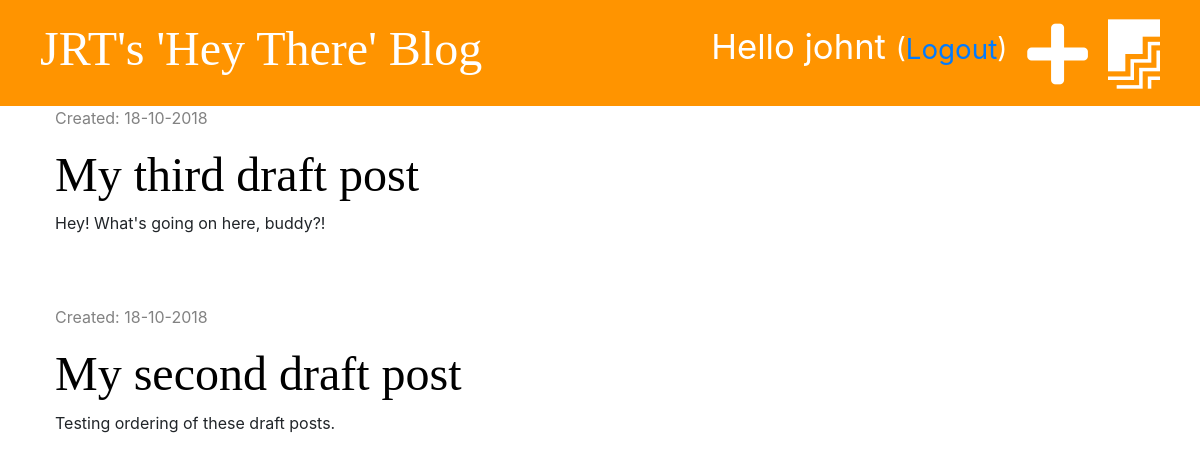
Before: /drafts/ (signed in) with the older database file.
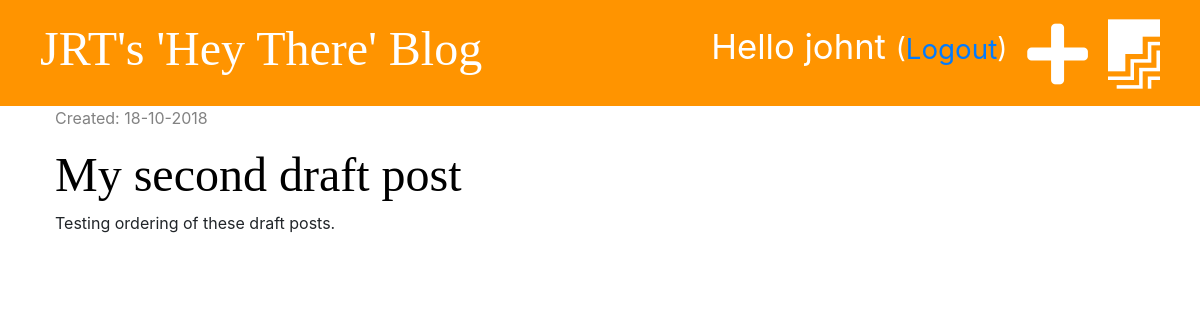
After: the same page with the newer database file.
### blog/models.py (models this page shows, shortened)
class Post(models.Model):
    author = models.ForeignKey('auth.User', on_delete=models.CASCADE)
    title = models.CharField(max_length=200)
    text = models.TextField()
    created_date = models.DateTimeField(default=timezone.now)
    published_date = models.DateTimeField(blank=True, null=True)

### blog/views.py (the view)
# urls.py: path('drafts/', views.post_draft_list, name='post_draft_list'),
@login_required
def post_draft_list(request):
    posts = Post.objects.filter(published_date__isnull=True).order_by('-created_date')
    stuff_for_frontend = {'posts': posts}
    return render(request, 'blog/post_draft_list.html', stuff_for_frontend)

### blog/templates/blog/post_draft_list.html (shortened to what this page needs)
{% extends 'blog/base.html'%}
{% block content %}
    {% for post in posts %}
        <div class="post">
            <p class="date">Created: {{ post.created_date|date:'d-m-Y' }}</p>
            <h1><a href="{% url 'post_detail' pk=post.pk %}" >{{ post.title }}</a></h1>
            <p>{{ post.text|truncatechars:50 }}</p>
        </div>
    {% endfor %}
{% endblock %}

Changed rows visible on the page:
no longer on this page (row edited): Post: created_date "18-10-2018", title "My third draft post", text "Hey! What's going on here, buddy?!"
